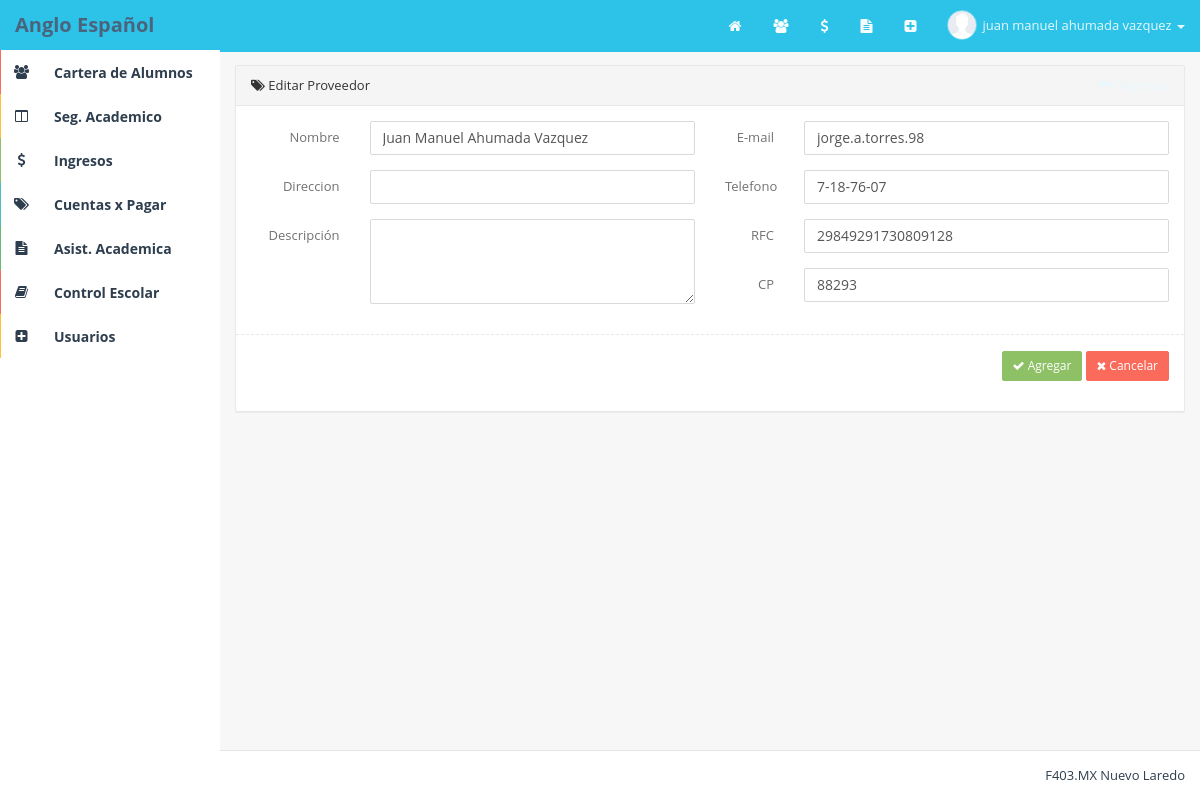
The page /admin.php?m=proveedoresEditar&id=1 (signed in) on the database its author committed.
### tables this page shows
CREATE TABLE IF NOT EXISTS `proveedores` (
  `nombre` varchar(45) DEFAULT NULL,
  `email` varchar(45) DEFAULT NULL,
  `direccion` varchar(45) DEFAULT NULL,
  `telefono` varchar(45) DEFAULT NULL,
  `descripcion` text,
  `rfc` varchar(45) DEFAULT NULL,
  `cp` varchar(45) DEFAULT NULL,
  `fecha` date NOT NULL,
  `idproveedores` int(11) NOT NULL
);

### php/proveedoresEditar.php (the view, shortened to what this page needs)
<?php
$id = mysql_real_escape_string($_GET['id']);
$data = mysql_fetch_object(mysql_query("SELECT * FROM proveedores WHERE idproveedores='".$id."' LIMIT 1"));
?>
		<section class="panel panel-default">
			<header class="panel-heading">
				<div class="pull-right">
					<a href="?m=proveedores" class="return"><i class="fa fa-mail-reply"></i> Regresar</a>
				</div>
				<i class="fa fa-tags icon"></i> Editar Proveedor
			</header>
			<div class="panel-body">
				<form class="bs-example form-horizontal" action="" method="post">
					<div class="row">
						<div class="col-md-6">
							<div class="form-group">
								<label class="col-lg-3 control-label">Nombre</label>
								<div class="col-lg-9"><input type="text" name="nombre" value="<?php echo $data->nombre; ?>" class="form-control" placeholder=""></div>
							</div>
						</div>
						<div class="col-md-6">
							<div class="form-group">
								<label class="col-lg-2 control-label">E-mail</label>
								<div class="col-lg-10"><input type="text" name="email" value="<?php echo $data->email; ?>" class="form-control" placeholder=""></div>
							</div>
						</div>
					</div>
					<div class="row">
						<div class="col-md-6">
							<div class="form-group">
								<label class="col-lg-3 control-label">Direccion</label>
								<div class="col-lg-9"><input type="text" name="direccion" value="<?php echo $data->direccion; ?>" class="form-control" placeholder=""></div>
							</div>
						</div>
						<div class="col-md-6">
							<div class="form-group">
								<label class="col-lg-2 control-label">Telefono</label>
								<div class="col-lg-10"><input type="text" name="telefono" value="<?php echo $data->telefono; ?>" class="form-control" placeholder=""></div>
							</div>
						</div>
					</div>
					<div class="row">
						<div class="col-md-6">
							<div class="form-group">
								<label class="col-lg-3 control-label">Descripción</label>
								<div class="col-lg-9"><textarea class="form-control" name="descripcion" value="<?php echo $data->descripcion; ?>" style="height:85px;" placeholder=""></textarea></div>
							</div>
						</div>
						<div class="col-md-6">
							<div class="form-group">
								<label class="col-lg-2 control-label">RFC</label>
								<div class="col-lg-10"><input type="text" name="rfc" value="<?php echo $data->rfc; ?>" class="form-control" placeholder=""></div>
							</div>
							<div class="form-group">
								<label class="col-lg-2 control-label">CP</label>
								<div class="col-lg-10"><input type="text" name="cp" value="<?php echo $data->cp; ?>" class="form-control" placeholder="00000"></div>
							</div>
						</div>
					</div>
					<div class="line line-dashed line-lg pull-in"></div>
					<div class="form-group text-right">
						<div class="col-lg-12">
							<button type="submit" class="btn btn-sm btn-success"><i class="fa fa-check icon"></i> Agregar</button>
							<a href="admin.php?m=proveedores" class="btn btn-sm btn-danger"><i class="fa fa-times icon"></i> Cancelar</a>
						</div>
					</div>
				</form>
			</div>
		</section>

### rows shown on the page
proveedores: nombre "Juan Manuel Ahumada Vazquez", email "jorge.a.torres.98", telefono "7-18-76-07", rfc "29849291730809128", cp "88293"

### other values the page prints
$_SESSION['userNm'] "juan manuel ahumada vazquez"
